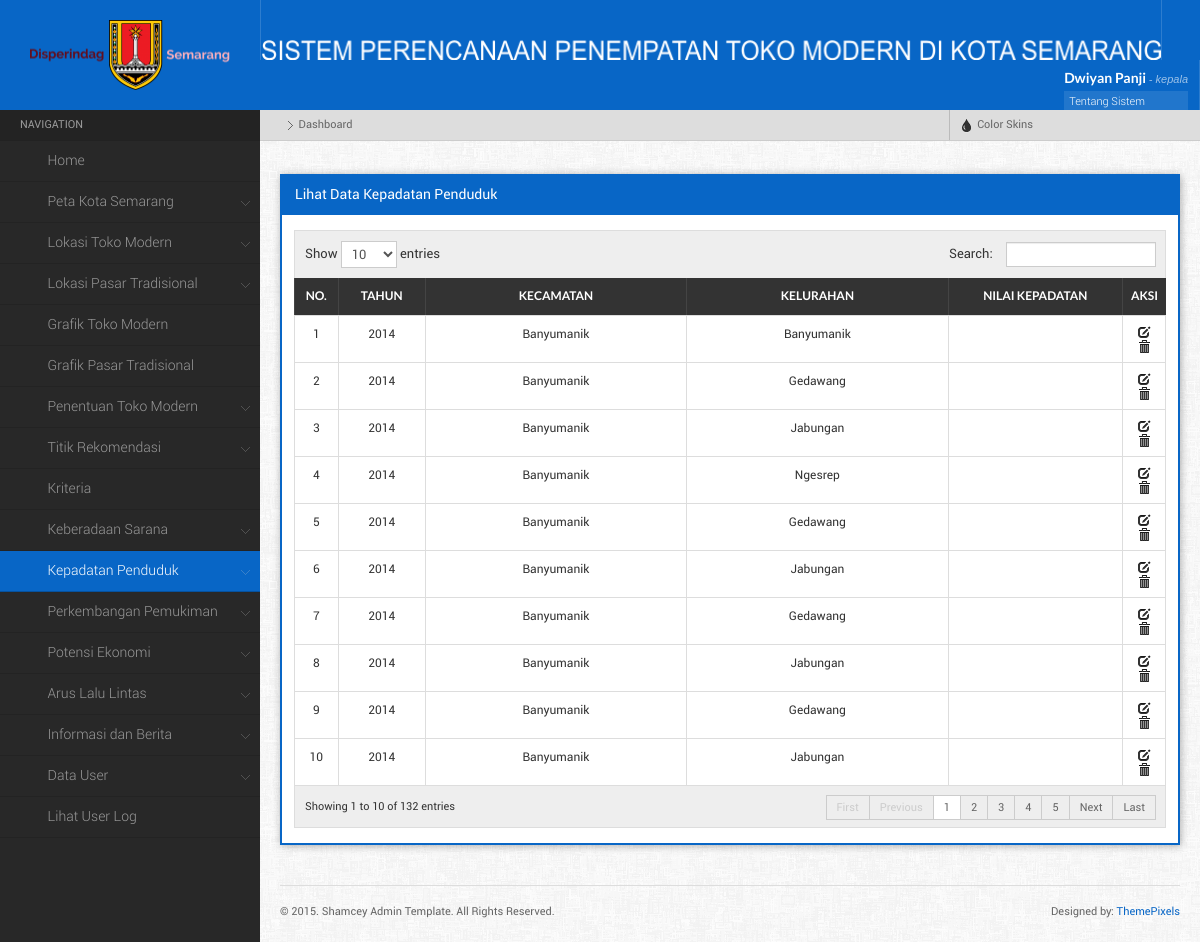
The page /main.php?menu=lihatKepadatan (signed in) on the database its author committed.
### tables this page shows
CREATE TABLE IF NOT EXISTS `kepadatan_penduduk` (
  `id_kepadatan` int(11) NOT NULL AUTO_INCREMENT,
  `id_kelurahan` int(11) NOT NULL,
  `tahun` year(4) NOT NULL,
  `bulan` int(11) NOT NULL,
  `nilai` int(11) NOT NULL,
  `id_klasifikasikepadatan` int(11) NOT NULL,
  PRIMARY KEY (`id_kepadatan`)
);

CREATE TABLE IF NOT EXISTS `kecamatan` (
  `id_kecamatan` int(11) NOT NULL AUTO_INCREMENT,
  `nama_kecamatan` varchar(40) NOT NULL,
  PRIMARY KEY (`id_kecamatan`)
);

CREATE TABLE IF NOT EXISTS `kelurahan` (
  `id_kelurahan` int(11) NOT NULL AUTO_INCREMENT,
  `id_kecamatan` int(11) NOT NULL,
  `Geometry` longblob,
  `XMin` int(11) DEFAULT NULL,
  `XMax` int(11) DEFAULT NULL,
  `YMin` int(11) DEFAULT NULL,
  `YMax` int(11) DEFAULT NULL,
  `Kelurahan` char(50) DEFAULT NULL,
  `Luas` decimal(10,3) DEFAULT NULL,
  `id_lokasi` int(11) NOT NULL,
  PRIMARY KEY (`id_kelurahan`)
);

### component/lihat_kepadatan.php (the view, shortened to what this page needs)
<?php
	$query = mysql_query("SELECT * FROM kepadatan_penduduk a, kelurahan b, kecamatan c
							WHERE a.id_kelurahan = b.id_kelurahan
							AND b.id_kecamatan = c.id_kecamatan
							ORDER BY tahun DESC, c.id_kecamatan ASC") or die (mysql_error());
    echo "<div class=\"widget\">
			<h4 class=\"widgettitle\">Lihat Data Kepadatan Penduduk</h4>
			<div class=\"widgetcontent\">
            <table id=\"dyntable\" class=\"table table-bordered responsive\">
                <thead>
                    <tr>
                        <th></th>
                        <th><center>No.</th>
						<th><center>Tahun</th>
                        <th><center>Kecamatan</th>
						<th><center>Kelurahan</th>
						<th><center>Nilai Kepadatan</th>
						<th><center>Aksi</th>
                    </tr>
                </thead>
				<tbody>";
				$no = 1;
				while($pecah = mysql_fetch_array($query)){
					echo "<tr class=\" \">
						<td></td>
						<td style='width:5%;'><center>$no</td>
						<td style='width:10%;'><center>$pecah[tahun]</td>
						<td style='width:30%;'><center>$pecah[nama_kecamatan]</td>
						<td style='width:30%;'><center>$pecah[Kelurahan]</td>
						<td style='width:20%;'><center>$pecah[nilai_kepadatan]</td>
						<td class=\"center\" style=\"width: 5%;\">
							<a href= \"main.php?menu=editKepadatan&id_kepadatan=$pecah[id_kepadatan]\" title=\"Edit\"><i  class=\"icon-edit\"></i></a>
							<a href=\"main.php?menu=hapusKepadatan&id_kepadatan=$pecah[id_kepadatan]\" title=\"Hapus\" onClick=\"return confirm('Apakah Anda yakin ingin menghapus data ini?')\" class=\"icon-trash\"><i></i></a>
						</td>";
					echo "</td>
					</tr>";
				$no++;
				};
				echo "</tbody>
			</table>
		</div>
		</div>
	";
?>

### css/responsive-tables.css (style rules this page uses)
table.responsive { margin-bottom: 0; }
table.responsive td, table.responsive th { position: relative; overflow: hidden; white-space: wrap !important; }

### rows shown on the page
kepadatan_penduduk: tahun "2014", kecamatan.nama_kecamatan "Banyumanik", id_kelurahan.Kelurahan "Banyumanik"
kepadatan_penduduk: tahun "2014", kecamatan.nama_kecamatan "Banyumanik", id_kelurahan.Kelurahan "Gedawang"
kepadatan_penduduk: tahun "2014", kecamatan.nama_kecamatan "Banyumanik", id_kelurahan.Kelurahan "Jabungan"
kepadatan_penduduk: tahun "2014", kecamatan.nama_kecamatan "Banyumanik", id_kelurahan.Kelurahan "Ngesrep"
kepadatan_penduduk: tahun "2014", kecamatan.nama_kecamatan "Banyumanik", id_kelurahan.Kelurahan "Gedawang"
kepadatan_penduduk: tahun "2014", kecamatan.nama_kecamatan "Banyumanik", id_kelurahan.Kelurahan "Jabungan"
kepadatan_penduduk: tahun "2014", kecamatan.nama_kecamatan "Banyumanik", id_kelurahan.Kelurahan "Gedawang"
kepadatan_penduduk: tahun "2014", kecamatan.nama_kecamatan "Banyumanik", id_kelurahan.Kelurahan "Jabungan"
kepadatan_penduduk: tahun "2014", kecamatan.nama_kecamatan "Banyumanik", id_kelurahan.Kelurahan "Gedawang"
kepadatan_penduduk: tahun "2014", kecamatan.nama_kecamatan "Banyumanik", id_kelurahan.Kelurahan "Jabungan"

### other values the page prints
$_SESSION['nama_user'] "Dwiyan Panji"
$_SESSION['username'] "kepala"
